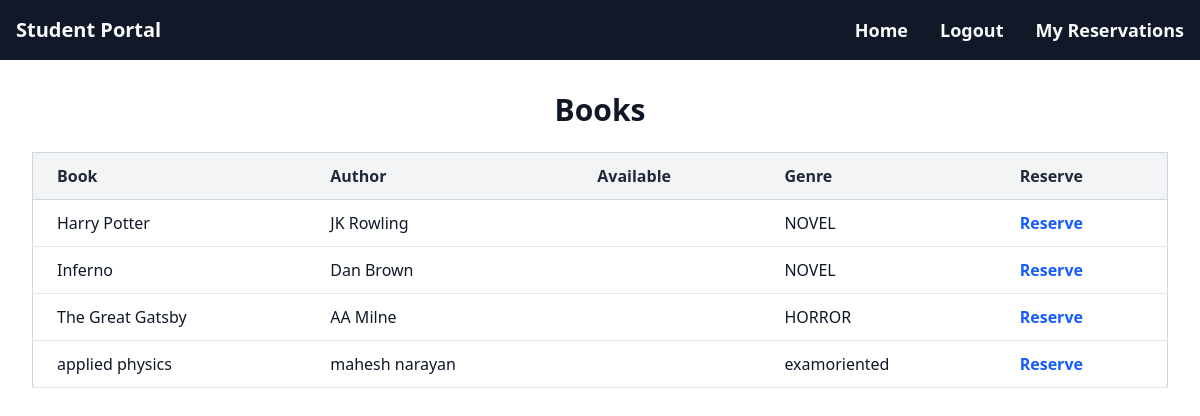
Screenshot of /student/book_list with the database file from the repository.
### common/models.py (models this page shows, shortened)
class Book_details(models.Model):
    Genre_Choice = [
        ('HORROR', 'horror'),
        ('NOVEL', 'novel'),
        ('POEMS', 'poems'),
        ('EXAM ORIENTED','examoriented')
    ]
    Language_Choice=[
        ('ENGLISH','ENGLISH'),
        ('MALAYALAM','MALAYALAM'),
        ('HINDI','HINDI')
    ]
    ISBN = models.CharField(max_length=50, unique=True,)  # ISBN still unique
    cover = models.ImageField(upload_to='covers/', null=True, blank=True)
    Book_name = models.CharField(max_length=100)
    Authors_name = models.CharField(max_length=100)
    Genre = models.CharField(max_length=50,choices=Genre_Choice)
    Language = models.CharField(max_length=50,choices=Language_Choice)
    description = models.TextField(null=True, blank=True)

### student/views.py (the view)
# urls.py: path('book_list', views.book_list, name='book_list'),
def book_list(request):
    books = Book_details.objects.all()
    return render(request, "book_list.html", {"books": books})

### student/templates/book_list.html (shortened to what this page needs)
{% include 'stdfeature.html' %}
<div class="bg-white min-h-screen p-8">
    <h1 class="text-3xl font-bold text-gray-900 mb-6 text-center">
        Books
    </h1>
    <div class="overflow-x-auto">
        <table class="min-w-full border border-gray-300 rounded-lg shadow-sm bg-white">
            <thead class="bg-gray-100 border-b border-gray-300">
                <tr>
                    <th class="px-6 py-3 text-left font-semibold text-gray-800">Book</th>
                    <th class="px-6 py-3 text-left font-semibold text-gray-800">Author</th>
                    <th class="px-6 py-3 text-left font-semibold text-gray-800">Available</th>
                    <th class="px-6 py-3 text-left font-semibold text-gray-800">Genre</th>
                    <th class="px-6 py-3 text-left font-semibold text-gray-800">Reserve</th>
                </tr>
            </thead>
            <tbody>
                {% for b in books %}
                <tr class="border-b border-gray-200 hover:bg-gray-50 transition duration-150">
                    <td class="px-6 py-3 text-gray-900">{{ b.Book_name }}</td>
                    <td class="px-6 py-3 text-gray-900">{{ b.Authors_name }}</td>
                    <td class="px-6 py-3 text-gray-900">{{ b.Available_books }}</td>
                    <td class="px-6 py-3 text-gray-900">{{ b.Genre }}</td>
                    <td class="px-6 py-3">
                        <a href="{% url 'reserve_book_manual' b.ISBN %}"
                           class="text-blue-600 hover:text-blue-800 font-semibold transition duration-150">
                           Reserve
                        </a>
                    </td>
                </tr>
                {% endfor %}
            </tbody>
        </table>
    </div>
</div>

### rows the page displays
Book_details: Book_name "Harry Potter", Authors_name "JK Rowling", Genre "NOVEL"
Book_details: Book_name "Inferno", Authors_name "Dan Brown", Genre "NOVEL"
Book_details: Book_name "The Great Gatsby", Authors_name "AA Milne", Genre "HORROR"
Book_details: Book_name "applied physics", Authors_name "mahesh narayan", Genre "examoriented"
